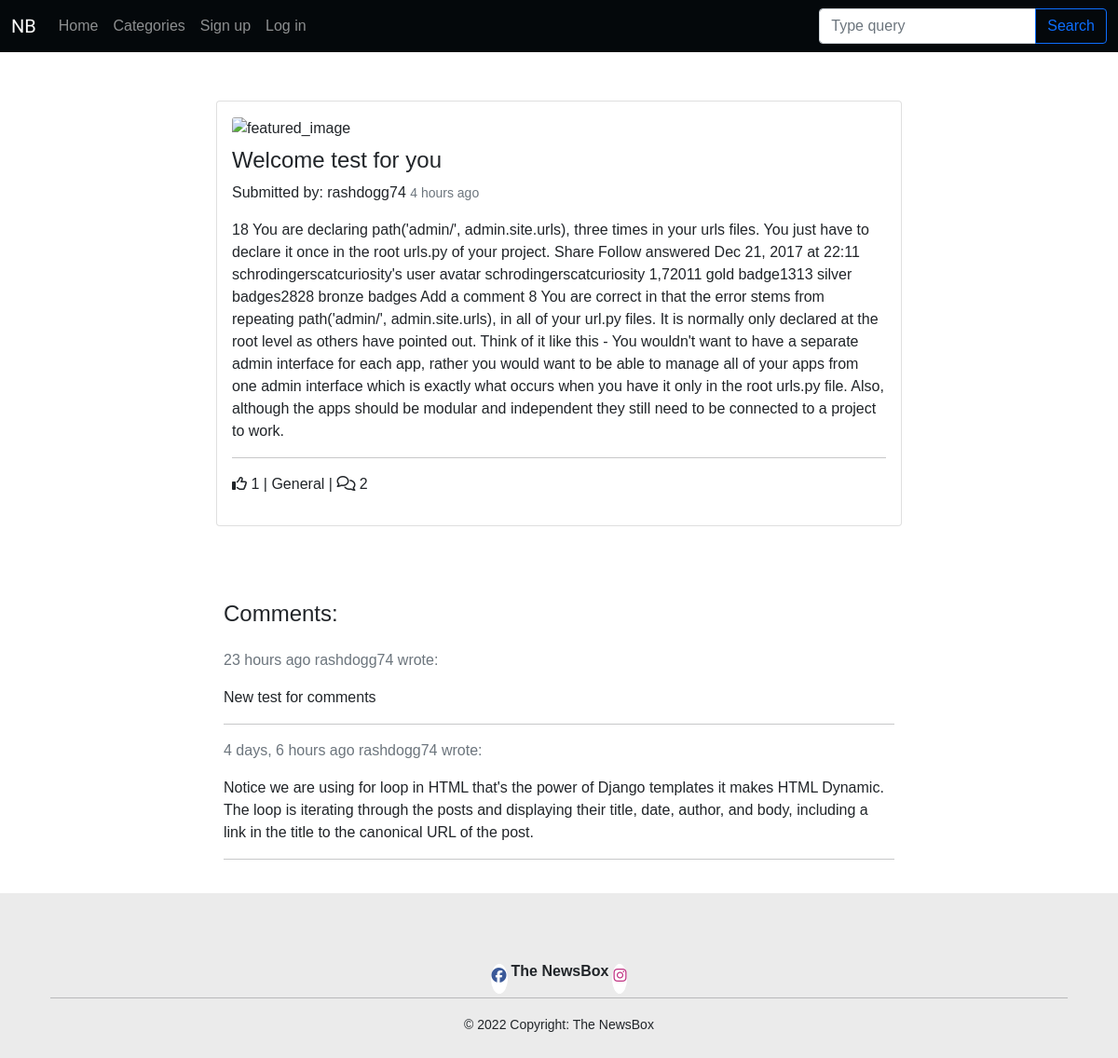
Page /welcome-test-for-you/ on the earlier database version.
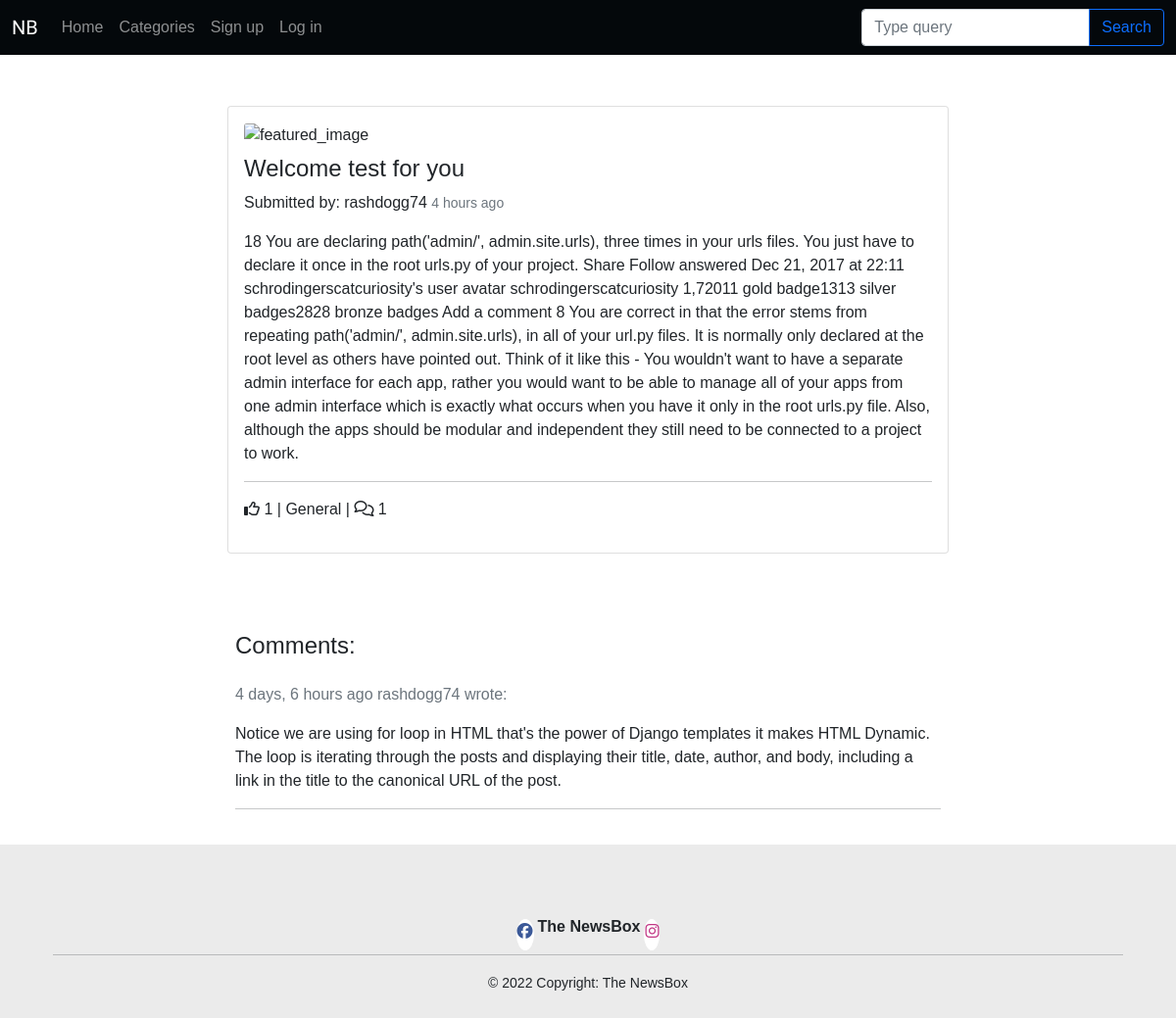
Same page on the later database version.
### blog/models.py (models this page shows, shortened)
class Comment(models.Model):
    post = models.ForeignKey(Post, on_delete=models.CASCADE,
                             related_name="comments")
    name = models.CharField(max_length=80)
    email = models.EmailField()
    body = models.TextField(max_length=250)
    created_on = models.DateTimeField(auto_now_add=True)
    approved = models.BooleanField(default=False)
    class Meta:
        ordering = ["created_on"]

### blog/views.py (the view, shortened to what this page needs)
# urls.py: path('<slug:slug>/', views.PostDetail.as_view(), name='post_detail'),
class PostDetail(View):
    def get(self, request, slug, *args, **kwargs):
        queryset = Post.objects.filter(status=1)
        post = get_object_or_404(queryset, slug=slug)
        comments = post.comments.filter(approved=True).order_by("-created_on")
        category = post.category
        liked = False
        if post.likes.filter(id=self.request.user.id).exists():
            liked = True
        return render(
            request,
            "post_detail.html",
            {
                "post": post,
                "comments": comments,
                "liked": liked,
                "category": category,
                "comment_form": CommentForm()
            },
        )

### blog/forms.py
class CommentForm(forms.ModelForm):
    class Meta:
        model = Comment
        fields = ('body',)

### blog/models.py (called while the page is built)
    def __str__(self):
        return self.cat_title

    def number_of_likes(self):
        return self.likes.count()

### templates/post_detail.html (shortened to what this page needs)
{% extends "base.html" %}
{% block content %}
{% load crispy_forms_tags %}
{% load humanize %}
<section class="py-1">
    <div class="container my-5">
        <div class="row justify-content-center">
            <div class="col-lg-8">
                <div class="card mb-4">
                    <div class="card-body">
                        <div class="image-container">
                            {% if "placeholder" in post.featured_image.url %}
                            <img class="card-img-top"
                                src="https://images.unsplash.com/photo-1495020689067-958852a7765e?ixlib=rb-1.2.1&ixid=MnwxMjA3fDB8MHxwaG90by1wYWdlfHx8fGVufDB8fHx8&auto=format&fit=crop&w=2069&q=80"
                                alt="placeholder_image">
                            {% else %}
                            <img class="card-img-top" src="{{ post.featured_image.url }}" alt="featured_image">
                            {% endif %}
                                <h2 class="card-title">{{ post.title }}</h2>
                        </div>
                        <div class="image-flash">
                            <p class="author">Submitted by: {{ post.author }}
                                <small class="text-muted">{{ post.updated_on | naturaltime }} </small>
                            </p>
                        </div>
                        <p class="card-text">{{ post.content | safe }}</p>
                        <hr>
                        <p class="card-text text-muted ">
                            {% if user.is_authenticated %}
                            <form class="d-inline" action="{% url 'post_like' post.slug %}" method="POST">
                                {% csrf_token %}
                                {% if liked %}
                                <button type="submit" name="blogpost_id" value="{{post.slug}}" class="btn-like"><i class="fas fa-thumbs-up"></i></button>{{ post.number_of_likes }} | {{ post.category }} |
                                {% else %}
                                <button type="submit" name="blogpost_id" value="{{post.slug}}" class="btn-like"><i class="far fa-thumbs-up"></i></button>{{ post.number_of_likes }} | {{ post.category }} |
                                {% endif %}
                                {% else %}
                                <p class="card-text d-inline">
                                    <i class="far fa-thumbs-up"></i> {{ post.number_of_likes }} | {{ post.category }} |
                                </p>
                            {% endif %}
                            {% with comments.count as total_comments %}
                            <i class="far fa-comments"></i>
                            {{ total_comments }}
                            {% endwith %}
                        </p>
                    </div>
                </div>
            </div>
        </div>
    </div>
    <div class="container">
        <div class="row justify-content-center">
            <div class="row justify-content-center">
                <div class="col-lg-8">
                    <h3>Comments:</h3>
                    <div class="card-body px-0">
                        {% for comment in comments %}
                        <div class="comments">
                            <p class="text-muted">
                                {{ comment.created_on | naturaltime }} {{ comment.name }} wrote:
                            </p>
                            {{ comment.body | linebreaks }}
                        </div>
                        <hr>
                        {% endfor %}
                    </div>
                </div>
            </div>
        </div>
    </div>
</section>
{% endblock %}

Differences in the rows shown:
removed Comment: created_on "23 hours ago", name "rashdogg74", body "New test for comments"
Other differences:
{{ total_comments }}: "2" → "1"
